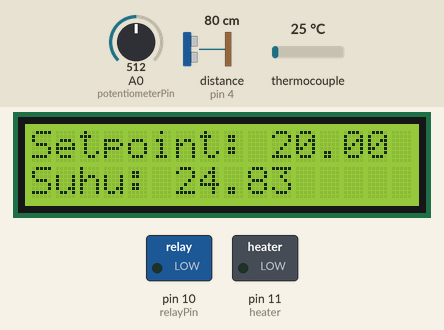
Recording of a sketch running on a simulated Arduino Uno, built with avr-gcc and run on an emulated ATmega328P. Shown: 16×2 character LCD, switched loads named in the sketch (green lamp = pin HIGH). Wiring (inferred from the names in the program): ultrasonic range finder: trigger pin 3; echo pin 4. Inputs (shaded band) come from the test bench; at power-on: thermocouple 25 °C, A0 (potentiometerPin) = 512, distance to the obstacle (sensor on pin 4) 80 cm. The echo pulse lasts 58.3 µs per cm; pins used as bus, display or sensor lines are not drawn; what the sketch prints to the serial monitor is not drawn.

Above: at 1.7 s.
1.8 s: thermocouple set to 6 °C
At 3.6 s:
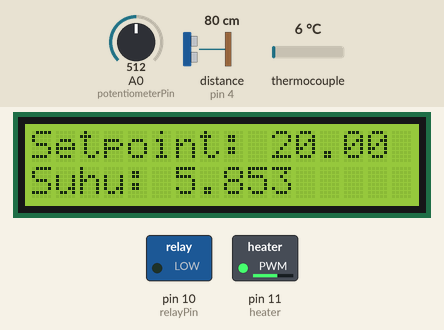
3.9 s: A0 (potentiometerPin) set to 716
At 6.2 s:
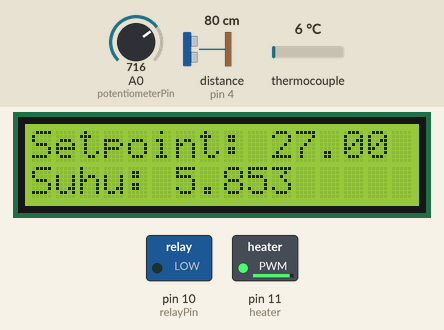
7.1 s: A0 (potentiometerPin) set to 306
At 9.7 s:
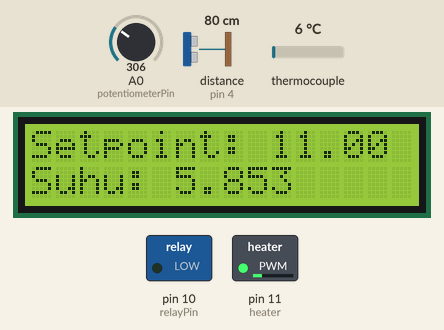
10.2 s: distance to the obstacle (sensor on pin 4) set to 12 cm
12.0 s: distance to the obstacle (sensor on pin 4) set to 9 cm
At 12.7 s:
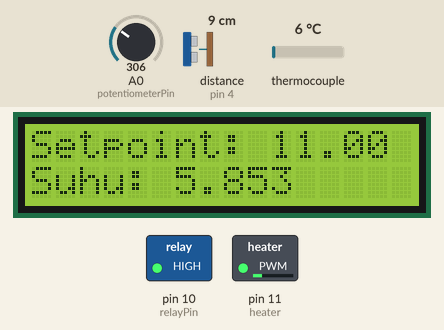
13.5 s: thermocouple set to 75 °C
At 14.8 s:
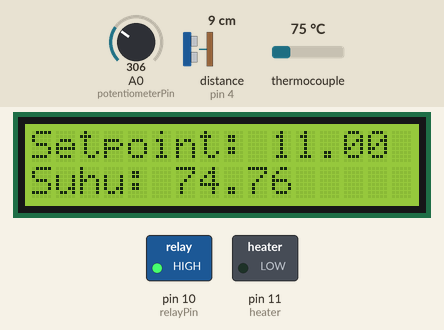
Timing chart, 0 to 16.4 s (numbered marks = the images above; inputs shaded):
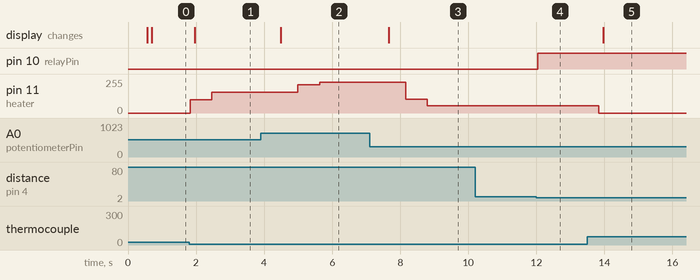

Measured:
- the behaviour switches between 11 and 10 cm on distance to the obstacle (sensor on pin 4) (found by bisection; images 3 and 4)
- after the input at 1.8 s, pin 11 (heater): 0/255 → 98/255 at once, → 155/255 0.63 s later; the display: changes after 0.16 s (image 1)
- after the input at 3.9 s, pin 11 (heater): 155/255 → 211/255 after 1.1 s, → 232/255 0.63 s later; the display: changes after 0.59 s (image 2)
- after the input at 7.1 s, pin 11 (heater): 232/255 → 104/255 after 1.1 s, → 56/255 0.63 s later; the display: changes after 0.56 s (image 3)
- after the input at 10.2 s, every drawn part: stays the same
- after the input at 12.0 s, pin 10 (relayPin): LOW → HIGH after 0.05 s
- after the input at 13.5 s, pin 11 (heater): 56/255 → 0/255 after 0.33 s; the display: changes after 0.46 s (image 5)

The sketch:

temperature_control_system_using_PID.ino
```cpp
  #include "max6675.h"
  #include <Wire.h>
  #include <LiquidCrystal_I2C.h>

  LiquidCrystal_I2C lcd(0x27, 16, 2);

  //Pin untuk membaca potensiometer
  int potentiometerPin = A0;

  //Pin untuk sensor ultrasonik
  #define echoPin 4
  #define trigPin 3
  int baca;
  long waktu, jarak;

  //Pin untuk sensor thermocouple tipe K
  int thermoDO = 6;
  int thermoCS = 7;
  int thermoCLK = 8;
  MAX6675 thermocouple(thermoCLK, thermoCS, thermoDO);

  //Definisikan pin untuk pwm
  int heater = 11;

  //Definisikan pin untuk relay yang mengontrol solenoid valve
  #define relayPin  10

  float kp = 3 ;
  float ki = 4 ;
  float kd = 5 ;

  float PID_p,PID_i,PID_d,Suhu,pid;
  float error,errorx,sumerr;
  float Setpoint;

  // Batas atas dan bawah untuk kontrol relay
  #define batas_atas 10
  #define batas_bawah 10

  void setup() {
  //Inisialisasi komunikasi serial untuk debugging
  Serial.begin(9600);
  pinMode(heater, OUTPUT);
  pinMode(echoPin, INPUT);
  pinMode(trigPin, OUTPUT);
  pinMode(relayPin, OUTPUT);
  digitalWrite(relayPin, LOW);
  delay(500);

  //Inisialisasi LCD
  lcd.init();
  lcd.backlight();
  }

  void loop() {
  float Suhu1 = thermocouple.readCelsius();
  float Suhu2 = (Suhu1 * 0.9987) - 0.1377;

  error = Setpoint - Suhu2;
  PID_p = kp * error;
  sumerr = error + errorx;
  PID_i = ki * sumerr;
  PID_d = error - errorx;
  pid = PID_p + PID_i + PID_d;

  if (pid > 255) {
   pid = 255;
  }
  if (pid < 0) {
   pid = 0;
  }

  analogWrite(heater,pid);

  //Mengirimkan data ke Serial Monitor
  Serial.print(Setpoint);
  Serial.print(", ");
  Serial.print(Suhu2);
  Serial.print(", ");
  Serial.print(pid);
  Serial.print(", ");
  Serial.println(jarak);

  delay(100);

  errorx = error;

  //Baca nilai potensiometer dan konversi ke Setpoint (suhu yang diinginkan)
  int potValue = analogRead(A0);
  Setpoint = map(potValue, 0, 1023, 0, 40);

  //Pengukuran level air
  digitalWrite(trigPin, LOW);
  delayMicroseconds(2);
  digitalWrite(trigPin, HIGH);
  delayMicroseconds(10);
  digitalWrite(trigPin, LOW);

  waktu = pulseIn(echoPin, HIGH);
  jarak = waktu / 29 / 2;
  baca = jarak;

  if (jarak >= batas_atas){
    digitalWrite(relayPin, LOW);
  } else if (jarak <= batas_bawah) {
    digitalWrite(relayPin, HIGH);
  }

  //menampilkan data di LCD
  lcd.setCursor(0, 0);
  lcd.print("Setpoint: ");
  lcd.print(Setpoint);
  lcd.setCursor(0, 1);
  lcd.print("Suhu: ");
  lcd.print(Suhu2);

  delay(500);
  }
```
